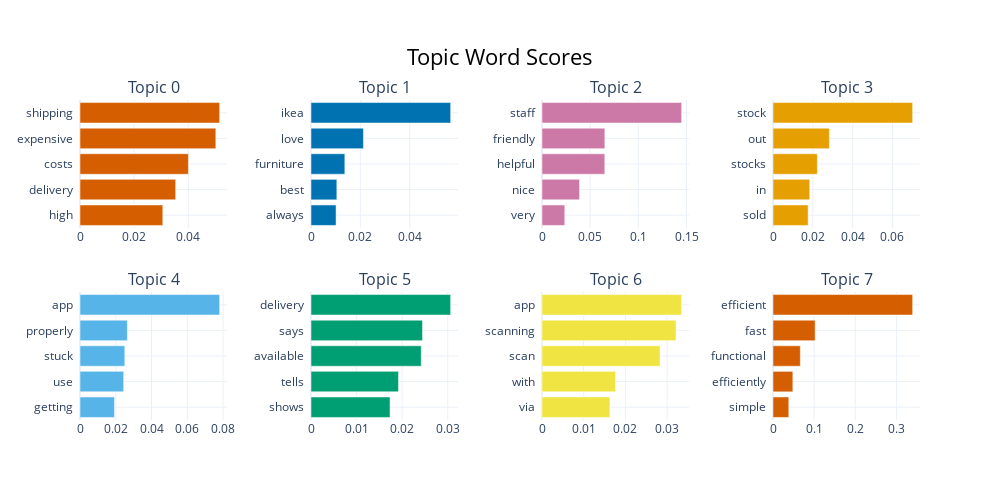

The notebook cell this image was saved under:
### Code cell
topic_model.visualize_barchart()

### Figure 1 — Plotly figure (JSON) as saved in the notebook; plotly's stock layout.template omitted (floating-point values rounded to 4 significant figures)
{"data": [{"marker": {"color": "#D55E00"}, "orientation": "h", "type": "bar", "x": [0.03059, 0.03535, 0.04004, 0.05018, 0.05159], "xaxis": "x", "y": ["high  ", "delivery  ", "costs  ", "expensive  ", "shipping  "], "yaxis": "y"}, {"marker": {"color": "#0072B2"}, "orientation": "h", "type": "bar", "x": [0.01016, 0.01047, 0.01371, 0.02124, 0.05659], "xaxis": "x2", "y": ["always  ", "best  ", "furniture  ", "love  ", "ikea  "], "yaxis": "y2"}, {"marker": {"color": "#CC79A7"}, "orientation": "h", "type": "bar", "x": [0.02365, 0.03895, 0.06518, 0.06523, 0.1449], "xaxis": "x3", "y": ["very  ", "nice  ", "helpful  ", "friendly  ", "staff  "], "yaxis": "y3"}, {"marker": {"color": "#E69F00"}, "orientation": "h", "type": "bar", "x": [0.01766, 0.01844, 0.02228, 0.0283, 0.07014], "xaxis": "x4", "y": ["sold  ", "in  ", "stocks  ", "out  ", "stock  "], "yaxis": "y4"}, {"marker": {"color": "#56B4E9"}, "orientation": "h", "type": "bar", "x": [0.01925, 0.02441, 0.02505, 0.02648, 0.07807], "xaxis": "x5", "y": ["getting  ", "use  ", "stuck  ", "properly  ", "app  "], "yaxis": "y5"}, {"marker": {"color": "#009E73"}, "orientation": "h", "type": "bar", "x": [0.01733, 0.01919, 0.02418, 0.02445, 0.03063], "xaxis": "x6", "y": ["shows  ", "tells  ", "available  ", "says  ", "delivery  "], "yaxis": "y6"}, {"marker": {"color": "#F0E442"}, "orientation": "h", "type": "bar", "x": [0.01629, 0.01765, 0.02829, 0.03213, 0.03347], "xaxis": "x7", "y": ["via  ", "with  ", "scan  ", "scanning  ", "app  "], "yaxis": "y7"}, {"marker": {"color": "#D55E00"}, "orientation": "h", "type": "bar", "x": [0.03839, 0.04827, 0.06645, 0.1025, 0.3396], "xaxis": "x8", "y": ["simple  ", "efficiently  ", "functional  ", "fast  ", "efficient  "], "yaxis": "y8"}], "layout": {"annotations": [{"font": {"size": 16}, "showarrow": false, "text": "Topic 0", "x": 0.0875, "xanchor": "center", "xref": "paper", "y": 1, "yanchor": "bottom", "yref": "paper"}, {"font": {"size": 16}, "showarrow": false, "text": "Topic 1", "x": 0.3625, "xanchor": "center", "xref": "paper", "y": 1, "yanchor": "bottom", "yref": "paper"}, {"font": {"size": 16}, "showarrow": false, "text": "Topic 2", "x": 0.6375, "xanchor": "center", "xref": "paper", "y": 1, "yanchor": "bottom", "yref": "paper"}, {"font": {"size": 16}, "showarrow": false, "text": "Topic 3", "x": 0.9125, "xanchor": "center", "xref": "paper", "y": 1, "yanchor": "bottom", "yref": "paper"}, {"font": {"size": 16}, "showarrow": false, "text": "Topic 4", "x": 0.0875, "xanchor": "center", "xref": "paper", "y": 0.4, "yanchor": "bottom", "yref": "paper"}, {"font": {"size": 16}, "showarrow": false, "text": "Topic 5", "x": 0.3625, "xanchor": "center", "xref": "paper", "y": 0.4, "yanchor": "bottom", "yref": "paper"}, {"font": {"size": 16}, "showarrow": false, "text": "Topic 6", "x": 0.6375, "xanchor": "center", "xref": "paper", "y": 0.4, "yanchor": "bottom", "yref": "paper"}, {"font": {"size": 16}, "showarrow": false, "text": "Topic 7", "x": 0.9125, "xanchor": "center", "xref": "paper", "y": 0.4, "yanchor": "bottom", "yref": "paper"}], "height": 500, "hoverlabel": {"bgcolor": "white", "font": {"family": "Rockwell", "size": 16}}, "showlegend": false, "title": {"font": {"color": "Black", "size": 22}, "text": "Topic Word Scores", "x": 0.5, "xanchor": "center", "yanchor": "top"}, "width": 1000, "xaxis": {"anchor": "y", "domain": [0, 0.175], "showgrid": true}, "xaxis2": {"anchor": "y2", "domain": [0.275, 0.45], "showgrid": true}, "xaxis3": {"anchor": "y3", "domain": [0.55, 0.725], "showgrid": true}, "xaxis4": {"anchor": "y4", "domain": [0.825, 1], "showgrid": true}, "xaxis5": {"anchor": "y5", "domain": [0, 0.175], "showgrid": true}, "xaxis6": {"anchor": "y6", "domain": [0.275, 0.45], "showgrid": true}, "xaxis7": {"anchor": "y7", "domain": [0.55, 0.725], "showgrid": true}, "xaxis8": {"anchor": "y8", "domain": [0.825, 1], "showgrid": true}, "yaxis": {"anchor": "x", "domain": [0.6, 1], "showgrid": true}, "yaxis2": {"anchor": "x2", "domain": [0.6, 1], "showgrid": true}, "yaxis3": {"anchor": "x3", "domain": [0.6, 1], "showgrid": true}, "yaxis4": {"anchor": "x4", "domain": [0.6, 1], "showgrid": true}, "yaxis5": {"anchor": "x5", "domain": [0, 0.4], "showgrid": true}, "yaxis6": {"anchor": "x6", "domain": [0, 0.4], "showgrid": true}, "yaxis7": {"anchor": "x7", "domain": [0, 0.4], "showgrid": true}, "yaxis8": {"anchor": "x8", "domain": [0, 0.4], "showgrid": true}}}
